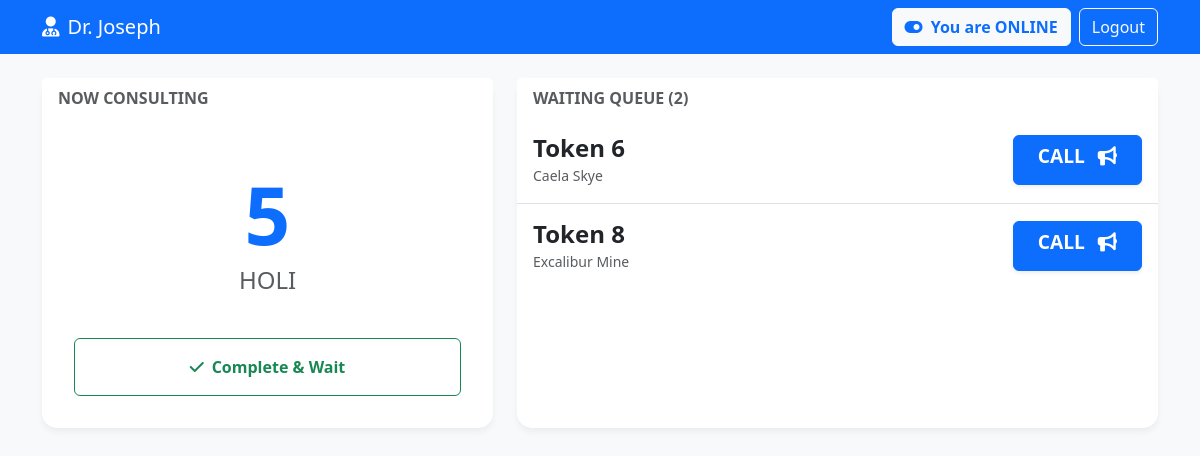
/dashboard/ (signed in), run on the app's committed database.
### hospital/models.py (models this page shows, shortened)
class Doctor(models.Model):
    user = models.OneToOneField(User, on_delete=models.CASCADE)
    department = models.ForeignKey(Department, on_delete=models.CASCADE)
    avg_consultation_time = models.IntegerField(default=15)
    is_on_duty = models.BooleanField(default=False)

class Appointment(models.Model):
    STATUS_CHOICES = [
        ('waiting', 'Waiting'),
        ('in_consultation', 'In Consultation'),
        ('completed', 'Completed'),
        ('cancelled', 'Cancelled'),
    ]
    patient_name = models.CharField(max_length=100)
    patient_email = models.EmailField(null=True, blank=True)
    doctor = models.ForeignKey(Doctor, on_delete=models.CASCADE, related_name='appointments')
    booked_at = models.DateTimeField(auto_now_add=True)
    ticket_id = models.CharField(max_length=20, unique=True, blank=True)
    token_number = models.PositiveIntegerField(null=True, blank=True)
    status = models.CharField(max_length=20, choices=STATUS_CHOICES, default='waiting')
    estimated_start_time = models.DateTimeField(null=True, blank=True)
    actual_start_time = models.DateTimeField(null=True, blank=True)
    actual_end_time = models.DateTimeField(null=True, blank=True)

### hospital/views.py (the view)
# urls.py: path('dashboard/', views.doctor_dashboard, name='doctor_dashboard'),
@login_required
def doctor_dashboard(request):
    try:
        doctor = request.user.doctor
    except Exception:
        return render(request, 'hospital/error.html', {'message': "Access Denied."})
    current_patient = Appointment.objects.filter(doctor=doctor, status='in_consultation').first()
    queue = Appointment.objects.filter(doctor=doctor, status='waiting').order_by('token_number')
    today = timezone.now().date()
    history = Appointment.objects.filter(
        doctor=doctor,
        status='completed',
        booked_at__date=today
    ).order_by('-actual_end_time')
    return render(request, 'hospital/dashboard.html', {
        'queue': queue,
        'doctor': doctor,
        'current_patient': current_patient,
        'history': history,
    })

### hospital/templates/hospital/dashboard.html (shortened to what this page needs)
<!DOCTYPE html>
<html>
<head>
    <link href="https://cdn.jsdelivr.net/npm/bootstrap@5.3.0/dist/css/bootstrap.min.css" rel="stylesheet">
    <link href="https://cdnjs.cloudflare.com/ajax/libs/font-awesome/6.0.0/css/all.min.css" rel="stylesheet">
</head>
<body>
<nav class="navbar navbar-dark bg-primary mb-4">
    <div class="container">
        <span class="navbar-brand mb-0 h1">
            <i class="fas fa-user-md me-2"></i>Dr. {% if doctor.user.first_name %}{{ doctor.user.first_name }}{% else %}{{ doctor.user.username }}{% endif %}
        </span>
        <div class="d-flex gap-2">
            <a href="{% url 'toggle_duty' %}" class="btn {% if doctor.is_on_duty %}btn-light text-primary{% else %}btn-danger{% endif %} fw-bold">
                {% if doctor.is_on_duty %}
                    <i class="fas fa-toggle-on me-1"></i> You are ONLINE
                {% else %}
                    <i class="fas fa-toggle-off me-1"></i> You are OFFLINE
                {% endif %}
            </a>
            <form action="{% url 'logout' %}" method="post">
                <button type="submit" class="btn btn-outline-light">Logout</button>
            </form>
        </div>
    </div>
</nav>
<div class="container">
    <div class="row">
        <div class="col-md-5 mb-4">
            <div class="card card-dash bg-white h-100">
                <div class="card-header bg-white border-0 fw-bold text-muted">NOW CONSULTING</div>
                <div class="card-body now-consulting-body text-center">
                    {% if current_patient %}
                        <div class="mt-3">
                            <h1 class="display-1 fw-bold text-primary mb-0">{{ current_patient.token_number }}</h1>
                            <p class="text-muted fs-4">{{ current_patient.patient_name }}</p>
                        </div>
                        <div class="d-grid gap-2 w-100 mt-auto">
                            <a href="{% url 'complete_appointment' current_patient.id %}" class="btn btn-outline-success py-3 fw-bold">
                                <i class="fas fa-check me-2"></i>Complete & Wait
                            </a>
                        </div>
                    {% else %}
                        <div class="my-auto">
                            <i class="fas fa-user-clock fa-3x text-light mb-3"></i>
                            <h3 class="text-muted opacity-50">Room Empty</h3>
                        </div>
                    {% endif %}
                </div>
            </div>
        </div>
        <div class="col-md-7">
            <div class="card card-dash">
                <div class="card-header bg-white border-0 fw-bold text-muted">
                    WAITING QUEUE ({{ queue.count }})
                </div>
                <div class="list-group list-group-flush">
                    {% for patient in queue %}
                    <div class="list-group-item d-flex justify-content-between align-items-center p-3">
                        <div>
                            <h4 class="mb-0 fw-bold">Token {{ patient.token_number }}</h4>
                            <small class="text-muted">{{ patient.patient_name }}</small>
                        </div>
                        {% if doctor.is_on_duty %}
                            <a href="{% url 'call_patient' patient.id %}" class="btn btn-primary btn-call px-4 shadow-sm">
                                CALL <i class="fas fa-bullhorn ms-2"></i>
                            </a>
                        {% else %}
                            <button class="btn btn-secondary" disabled>Offline</button>
                        {% endif %}
                    </div>
                    {% empty %}
                    <div class="text-center p-5 text-muted">
                        <i class="fas fa-mug-hot fa-2x mb-3"></i>
                        <p>No patients in queue.</p>
                    </div>
                    {% endfor %}
                </div>
            </div>
        </div>
    </div>
</div>
</body>
</html>

### hospital/templates/hospital/dashboard.html (style rules this page uses)
body { background-color: #f8f9fa; }
.card-dash { border: none; border-radius: 15px; box-shadow: 0 4px 6px rgba(0,0,0,0.05); min-height: 350px; }
.btn-call { height: 50px; font-size: 1.2rem; font-weight: bold; }
.now-consulting-body { display: flex; flex-direction: column; justify-content: space-between; padding: 2rem; }

### data on the page
Doctor: user.first_name "Joseph"
Appointment: token_number "5", patient_name "HOLI"
Appointment: token_number "6", patient_name "Caela Skye"
Appointment: token_number "8", patient_name "Excalibur Mine"

### other printed values
{{ queue.count }} "2"
